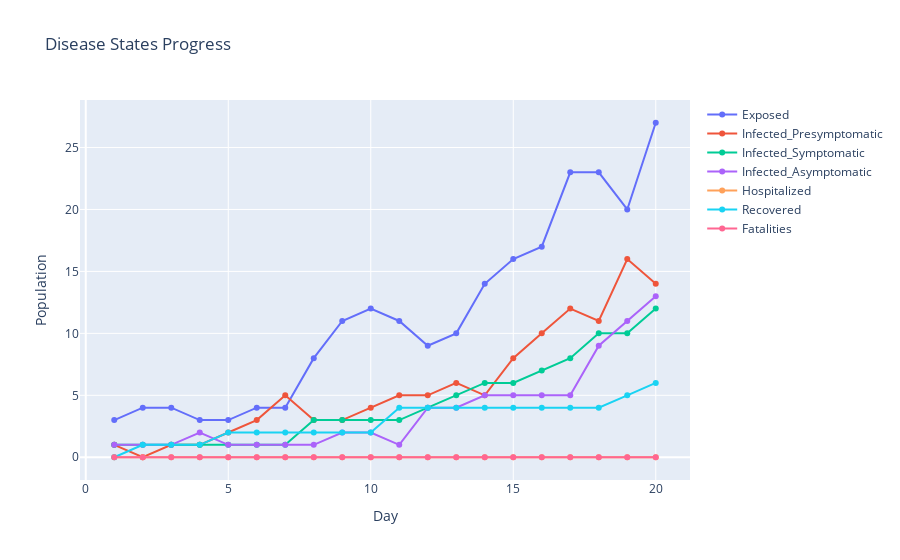

The notebook cell this image was saved under:
### Code cell
disease_states = ['Exposed', 'Infected_Presymptomatic', 'Infected_Symptomatic', 'Infected_Asymptomatic', 'Hospitalized', 'Recovered', 'Fatalities']
disease_state_tracker_plot = go.Figure()

for state in disease_states:
    disease_state_tracker_plot.add_trace(go.Scatter(x=track_states_2_df['Time'],
                                                    y=track_states_2_df[state], 
                                                    name=state,
                                                    mode='lines+markers',
                                                    hovertemplate='%{y}'))
disease_state_tracker_plot.layout.xaxis.title = 'Day'
disease_state_tracker_plot.layout.yaxis.title = 'Population'
disease_state_tracker_plot.layout.hovermode = 'x'
disease_state_tracker_plot.layout.title = 'Disease States Progress'
disease_state_tracker_plot.show()

### Figure 1 — Plotly figure (JSON) as saved in the notebook; plotly's stock layout.template omitted (floating-point values rounded to 4 significant figures)
{"data": [{"hovertemplate": "%{y}", "mode": "lines+markers", "name": "Exposed", "type": "scatter", "x": [1, 2, 3, 4, 5, 6, 7, 8, 9, 10, 11, 12, 13, 14, 15, 16, 17, 18, 19, 20], "y": [3, 4, 4, 3, 3, 4, 4, 8, 11, 12, 11, 9, 10, 14, 16, 17, 23, 23, 20, 27]}, {"hovertemplate": "%{y}", "mode": "lines+markers", "name": "Infected_Presymptomatic", "type": "scatter", "x": [1, 2, 3, 4, 5, 6, 7, 8, 9, 10, 11, 12, 13, 14, 15, 16, 17, 18, 19, 20], "y": [1, 0, 1, 1, 2, 3, 5, 3, 3, 4, 5, 5, 6, 5, 8, 10, 12, 11, 16, 14]}, {"hovertemplate": "%{y}", "mode": "lines+markers", "name": "Infected_Symptomatic", "type": "scatter", "x": [1, 2, 3, 4, 5, 6, 7, 8, 9, 10, 11, 12, 13, 14, 15, 16, 17, 18, 19, 20], "y": [1, 1, 1, 1, 1, 1, 1, 3, 3, 3, 3, 4, 5, 6, 6, 7, 8, 10, 10, 12]}, {"hovertemplate": "%{y}", "mode": "lines+markers", "name": "Infected_Asymptomatic", "type": "scatter", "x": [1, 2, 3, 4, 5, 6, 7, 8, 9, 10, 11, 12, 13, 14, 15, 16, 17, 18, 19, 20], "y": [1, 1, 1, 2, 1, 1, 1, 1, 2, 2, 1, 4, 4, 5, 5, 5, 5, 9, 11, 13]}, {"hovertemplate": "%{y}", "mode": "lines+markers", "name": "Hospitalized", "type": "scatter", "x": [1, 2, 3, 4, 5, 6, 7, 8, 9, 10, 11, 12, 13, 14, 15, 16, 17, 18, 19, 20], "y": [0, 0, 0, 0, 0, 0, 0, 0, 0, 0, 0, 0, 0, 0, 0, 0, 0, 0, 0, 0]}, {"hovertemplate": "%{y}", "mode": "lines+markers", "name": "Recovered", "type": "scatter", "x": [1, 2, 3, 4, 5, 6, 7, 8, 9, 10, 11, 12, 13, 14, 15, 16, 17, 18, 19, 20], "y": [0, 1, 1, 1, 2, 2, 2, 2, 2, 2, 4, 4, 4, 4, 4, 4, 4, 4, 5, 6]}, {"hovertemplate": "%{y}", "mode": "lines+markers", "name": "Fatalities", "type": "scatter", "x": [1, 2, 3, 4, 5, 6, 7, 8, 9, 10, 11, 12, 13, 14, 15, 16, 17, 18, 19, 20], "y": [0, 0, 0, 0, 0, 0, 0, 0, 0, 0, 0, 0, 0, 0, 0, 0, 0, 0, 0, 0]}], "layout": {"hovermode": "x", "title": {"text": "Disease States Progress"}, "xaxis": {"title": {"text": "Day"}}, "yaxis": {"title": {"text": "Population"}}}}
